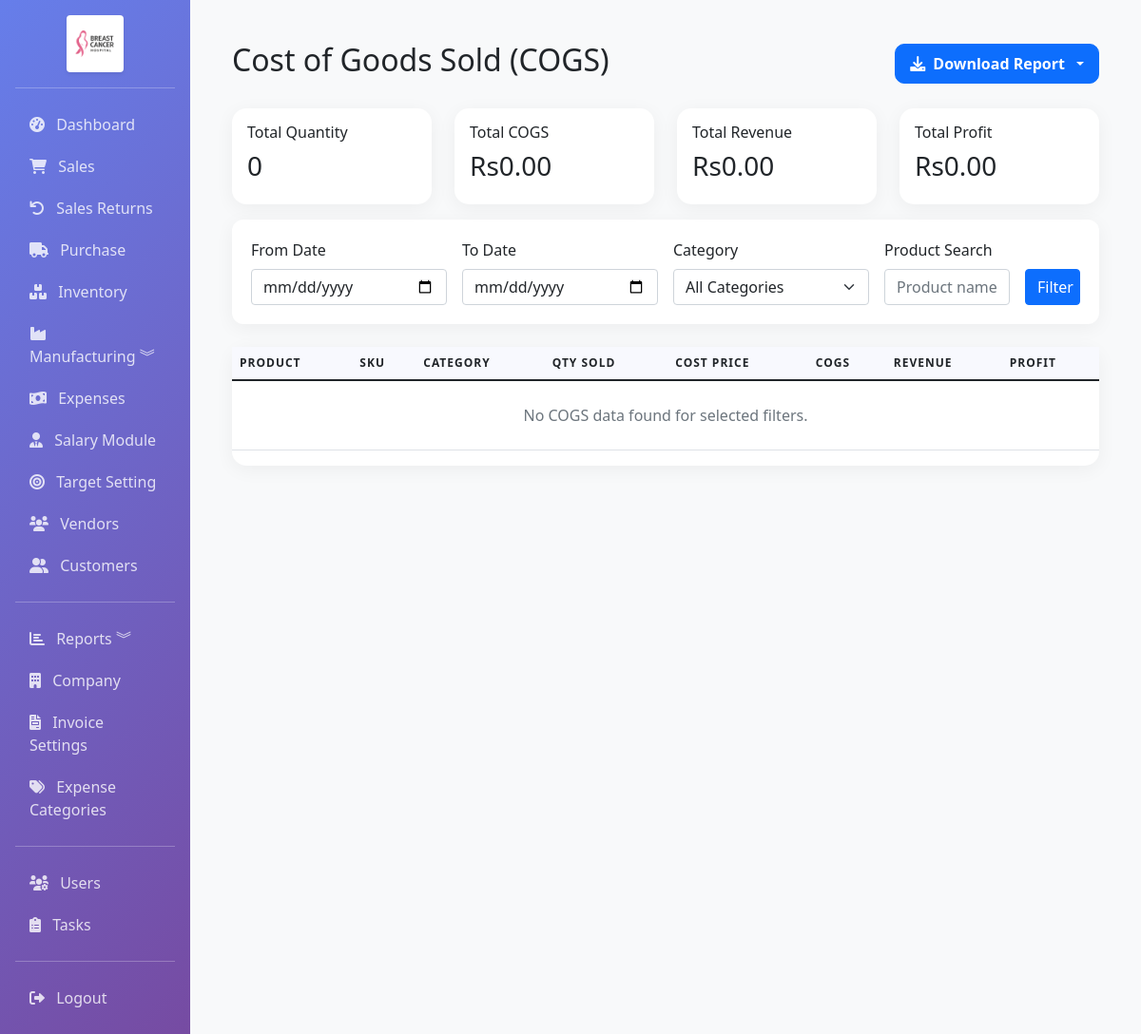
The app's page /reports/cogs-report (signed in), older data.
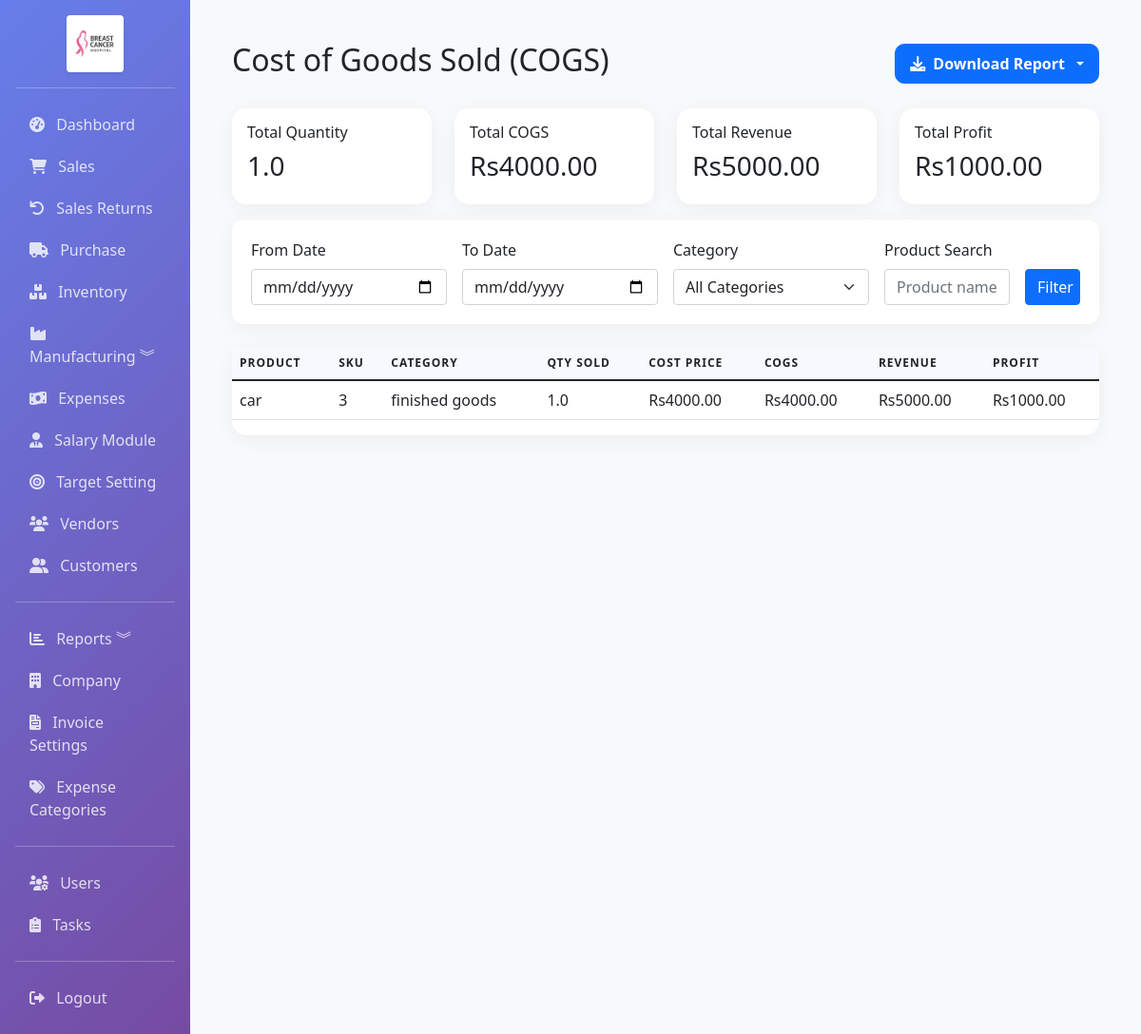
The same page, newer data.
### app/models.py (models this page shows, shortened)
class Product(db.Model):
    __tablename__ = 'products'
    id = db.Column(db.Integer, primary_key=True)
    name = db.Column(db.String(100), nullable=False, index=True)
    sku = db.Column(db.String(50), unique=True, nullable=False, index=True)
    barcode = db.Column(db.String(50), index=True)
    description = db.Column(db.Text)
    category = db.Column(db.String(50), index=True)
    brand = db.Column(db.String(50))
    unit = db.Column(db.String(20), default='pcs')  # pcs, kg, meter, etc.
    unit_price = db.Column(db.Float, nullable=False, default=0)
    cost_price = db.Column(db.Float, nullable=False, default=0)
    quantity = db.Column(db.Float, default=0)
    reorder_level = db.Column(db.Float, default=0)
    min_quantity = db.Column(db.Float, default=0)
    max_quantity = db.Column(db.Float, default=0)
    location = db.Column(db.String(100))
    weight = db.Column(db.Float, default=0)
    image_path = db.Column(db.String(255))  # Path to product image
    is_active = db.Column(db.Boolean, default=True)
    is_manufactured = db.Column(db.Boolean, default=False)
    created_at = db.Column(db.DateTime, default=datetime.utcnow)
    updated_at = db.Column(db.DateTime, default=datetime.utcnow, onupdate=datetime.utcnow)
    sale_items = db.relationship('SaleItem', backref='product', lazy=True)
    purchase_items = db.relationship('PurchaseItem', backref='product', lazy=True)

### app/routes/reports.py (the view)
@bp.route('/cogs-report')
@login_required
def cogs_report():
    start_date = request.args.get('start_date')
    end_date = request.args.get('end_date')
    category = request.args.get('category', 'all')
    search = request.args.get('search', '')
    query = SaleItem.query.join(Sale).join(Product)
    if start_date:
        query = query.filter(Sale.date >= datetime.strptime(start_date, '%Y-%m-%d'))
    if end_date:
        query = query.filter(Sale.date <= datetime.strptime(end_date, '%Y-%m-%d'))
    if category != 'all':
        query = query.filter(Product.category == category)
    if search:
        query = query.filter(or_(Product.name.ilike(f'%{search}%'), Product.sku.ilike(f'%{search}%')))
    sale_items = query.order_by(Sale.date.desc()).all()
    product_stats = {}
    total_cogs = 0
    total_revenue = 0
    total_quantity = 0
    for item in sale_items:
        prod = item.product
        if not prod:
            continue
        cogs = (prod.cost_price or 0) * item.quantity
        revenue = item.total
        if prod.id not in product_stats:
            product_stats[prod.id] = {
                'product_name': prod.name,
                'sku': prod.sku,
                'category': prod.category or 'Uncategorized',
                'cost_price': prod.cost_price or 0,
                'quantity_sold': 0,
                'cogs': 0,
                'revenue': 0,
                'profit': 0
            }
        product_stats[prod.id]['quantity_sold'] += item.quantity
        product_stats[prod.id]['cogs'] += cogs
        product_stats[prod.id]['revenue'] += revenue
        product_stats[prod.id]['profit'] = product_stats[prod.id]['revenue'] - product_stats[prod.id]['cogs']
        total_cogs += cogs
        total_revenue += revenue
        total_quantity += item.quantity
    products = sorted(product_stats.values(), key=lambda x: x['product_name'])
    categories = [c[0] for c in db.session.query(Product.category).distinct().filter(Product.category.isnot(None)).all()]
    return render_template('reports/cogs_report.html',
                         products=products,
                         categories=categories,
                         current_category=category,
                         start_date=start_date,
                         end_date=end_date,
                         search=search,
                         total_cogs=total_cogs,
                         total_revenue=total_revenue,
                         total_quantity=total_quantity,
                         total_profit=total_revenue - total_cogs)

### app/models.py (called while the page is built)
    @property
    def is_admin(self):
        return self.role == 'admin'

### app/templates/reports/cogs_report.html (shortened to what this page needs)
{% extends "base.html" %}
{% block content %}
<div class="container-fluid py-4">
    <div class="d-flex justify-content-between align-items-center mb-4">
        <h2 class="font-weight-bold">Cost of Goods Sold (COGS)</h2>
        <div class="dropdown">
            <button class="btn btn-primary dropdown-toggle download-btn" type="button" id="downloadDropdown" data-bs-toggle="dropdown" aria-expanded="false">
                <i class="fas fa-download"></i> Download Report
            </button>
        </div>
    </div>
    <div class="row mb-3">
        <div class="col-md-3"><div class="card report-card p-3"><h6>Total Quantity</h6><h3>{{ total_quantity }}</h3></div></div>
        <div class="col-md-3"><div class="card report-card p-3"><h6>Total COGS</h6><h3>Rs{{ "%.2f"|format(total_cogs) }}</h3></div></div>
        <div class="col-md-3"><div class="card report-card p-3"><h6>Total Revenue</h6><h3>Rs{{ "%.2f"|format(total_revenue) }}</h3></div></div>
        <div class="col-md-3"><div class="card report-card p-3"><h6>Total Profit</h6><h3>Rs{{ "%.2f"|format(total_profit) }}</h3></div></div>
    </div>
    <div class="filter-section mb-4">
        <form method="GET" action="{{ url_for('reports.cogs_report') }}" class="row g-3">
            <div class="col-md-3">
                <label class="form-label">From Date</label>
                <input type="date" name="start_date" class="form-control" value="{{ start_date or '' }}">
            </div>
            <div class="col-md-3">
                <label class="form-label">To Date</label>
                <input type="date" name="end_date" class="form-control" value="{{ end_date or '' }}">
            </div>
            <div class="col-md-3">
                <label class="form-label">Category</label>
                <select name="category" class="form-select">
                    <option value="all" {% if current_category == 'all' %}selected{% endif %}>All Categories</option>
                </select>
            </div>
            <div class="col-md-2">
                <label class="form-label">Product Search</label>
                <input type="text" name="search" class="form-control" value="{{ search }}" placeholder="Product name or SKU">
            </div>
            <div class="col-md-1 d-flex align-items-end">
                <button type="submit" class="btn btn-primary w-100">Filter</button>
            </div>
        </form>
    </div>
    <div class="card report-card">
        <div class="table-responsive">
            <table class="table table-hover align-middle">
                <thead>
                    <tr>
                        <th>Product</th>
                        <th>SKU</th>
                        <th>Category</th>
                        <th>Qty Sold</th>
                        <th>Cost Price</th>
                        <th>COGS</th>
                        <th>Revenue</th>
                        <th>Profit</th>
                    </tr>
                </thead>
                <tbody>
                    {% for p in products %}
                    <tr>
                        <td>{{ p.product_name }}</td>
                        <td>{{ p.sku }}</td>
                        <td>{{ p.category }}</td>
                        <td>{{ p.quantity_sold }}</td>
                        <td>Rs{{ "%.2f"|format(p.cost_price) }}</td>
                        <td>Rs{{ "%.2f"|format(p.cogs) }}</td>
                        <td>Rs{{ "%.2f"|format(p.revenue) }}</td>
                        <td>Rs{{ "%.2f"|format(p.profit) }}</td>
                    </tr>
                    {% endfor %}
                    {% if not products %}
                    <tr><td colspan="8" class="text-center py-4 text-muted">No COGS data found for selected filters.</td></tr>
                    {% endif %}
                </tbody>
            </table>
        </div>
    </div>
</div>
{% endblock %}

Row changes from the older to the newer data that the page shows:
added Product: product_name "car", sku "3", category "finished goods", quantity_sold "1.0", cost_price "4000.00", cogs "4000.00", revenue "5000.00", profit "1000.00"
Text that changed along with them:
{{ total_quantity }}: "0" → "1.0"
{{ "%.2f"|format(total_cogs) }}: "0.00" → "4000.00"
{{ "%.2f"|format(total_revenue) }}: "0.00" → "5000.00"
{{ "%.2f"|format(total_profit) }}: "0.00" → "1000.00"
text no longer shown: "No COGS data found for selected filters."
